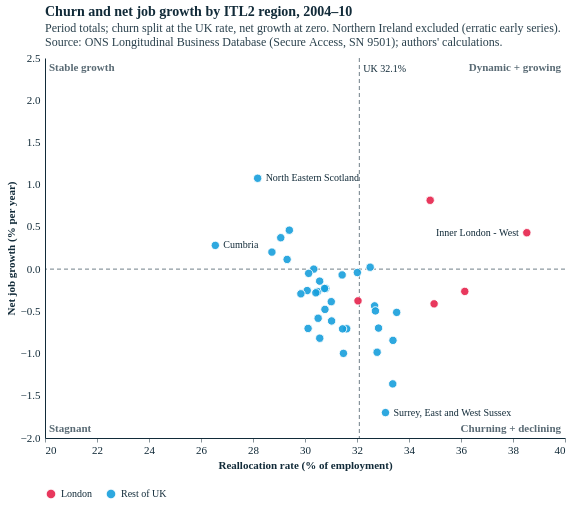

Express this chart as Vega-Lite.
### Vega-Lite specification from a JSON file in a GitHub repository (floating-point values rounded to 4 significant figures)
{"config": {"background": "#fff", "font": "Circular Std", "text": {"color": "#122b39", "font": "Circular Std", "align": "left", "dx": 7, "dy": 0, "fontSize": 11}, "view": {"stroke": null, "continuousWidth": 350, "continuousHeight": 280, "discreteWidth": 400, "discreteHeight": 300}, "bar": {"color": "#179fdb"}, "line": {"color": "#e6224b"}, "rule": {"color": "#122b39"}, "point": {"filled": true, "size": 80, "color": "#e6224b", "opacity": 0.95}, "geoshape": {"stroke": "white", "strokeWidth": 0.3}, "axis": {"labelColor": "#122b39", "labelFontSize": 11, "labelFont": "Circular Std", "tickColor": "#122b39", "tickOpacity": 0.5, "domainColor": "#122b39", "domainOpacity": 1, "gridColor": "#122b39", "gridDash": [2, 2], "gridOpacity": 0.5, "title": null, "titleColor": "#122b39", "tickSize": 4, "grid": false, "domain": true}, "axisXDiscrete": {"grid": false, "labelAngle": 0, "tickCount": 10, "tickOpacity": 0.5, "title": null}, "axisYDiscrete": {"ticks": false, "labelPadding": 5, "grid": false}, "axisXTemporal": {"grid": false, "ticks": true}, "axisXQuantitative": {"grid": false}, "axisYQuantitative": {"gridColor": "#122b39", "gridDash": [1, 5], "gridOpacity": 0.5, "ticks": false, "labelPadding": 5, "tickCount": 8, "grid": false}, "title": {"color": "#122b39", "subtitleColor": "#122b39E6", "font": "Circular Std", "subtitleFont": "Circular Std", "anchor": "start", "frame": "group", "fontSize": 14, "subtitleFontSize": 12, "subtitlePadding": 4, "offset": 0}, "legend": {"titleColor": "#122b39", "labelColor": "#122b39"}}, "layer": [{"data": {"name": "data-0b1e87ee88596353945497bde3a7a895"}, "mark": {"type": "rule", "color": "#122b39", "opacity": 0.6, "strokeDash": [4, 3]}, "encoding": {"x": {"field": "v", "scale": {"domain": [20.0, 40.0], "nice": false, "zero": false}, "type": "quantitative"}}}, {"data": {"name": "data-23d1de8f6fdef12c9f9bd74afd652fbe"}, "mark": {"type": "rule", "color": "#122b39", "opacity": 0.6, "strokeDash": [4, 3]}, "encoding": {"y": {"field": "v", "scale": {"domain": [-2.0, 2.5], "nice": false, "zero": false}, "type": "quantitative"}}}, {"data": {"name": "data-c6cc32f1952a514f3a16fa0916d710d7"}, "mark": {"type": "text", "align": "right", "baseline": "top", "color": "#122b39", "dx": -4, "dy": 4, "fontSize": 11, "fontWeight": "bold", "opacity": 0.7}, "encoding": {"text": {"field": "text", "type": "nominal"}, "x": {"field": "x", "scale": {"domain": [20.0, 40.0], "nice": false, "zero": false}, "type": "quantitative"}, "y": {"field": "y", "scale": {"domain": [-2.0, 2.5], "nice": false, "zero": false}, "type": "quantitative"}}}, {"data": {"name": "data-c48fe7e1dea1213eea5b1762eda1363e"}, "mark": {"type": "text", "align": "right", "baseline": "bottom", "color": "#122b39", "dx": -4, "dy": -4, "fontSize": 11, "fontWeight": "bold", "opacity": 0.7}, "encoding": {"text": {"field": "text", "type": "nominal"}, "x": {"field": "x", "scale": {"domain": [20.0, 40.0], "nice": false, "zero": false}, "type": "quantitative"}, "y": {"field": "y", "scale": {"domain": [-2.0, 2.5], "nice": false, "zero": false}, "type": "quantitative"}}}, {"data": {"name": "data-8273eaac7c30ee8ee21a135ec06e7d8e"}, "mark": {"type": "text", "align": "left", "baseline": "top", "color": "#122b39", "dx": 4, "dy": 4, "fontSize": 11, "fontWeight": "bold", "opacity": 0.7}, "encoding": {"text": {"field": "text", "type": "nominal"}, "x": {"field": "x", "scale": {"domain": [20.0, 40.0], "nice": false, "zero": false}, "type": "quantitative"}, "y": {"field": "y", "scale": {"domain": [-2.0, 2.5], "nice": false, "zero": false}, "type": "quantitative"}}}, {"data": {"name": "data-bd6ddeb0cd1c0eb015f27a8d2ce56dc2"}, "mark": {"type": "text", "align": "left", "baseline": "bottom", "color": "#122b39", "dx": 4, "dy": -4, "fontSize": 11, "fontWeight": "bold", "opacity": 0.7}, "encoding": {"text": {"field": "text", "type": "nominal"}, "x": {"field": "x", "scale": {"domain": [20.0, 40.0], "nice": false, "zero": false}, "type": "quantitative"}, "y": {"field": "y", "scale": {"domain": [-2.0, 2.5], "nice": false, "zero": false}, "type": "quantitative"}}}, {"data": {"name": "data-aa20257f919e4db3e2b16855213f4017"}, "mark": {"type": "circle", "opacity": 0.9, "size": 70, "stroke": "white", "strokeWidth": 1}, "encoding": {"color": {"field": "group", "legend": {"orient": "bottom", "title": null}, "scale": {"domain": ["London", "Rest of UK"], "range": ["#e6224b", "#179fdb"]}, "type": "nominal"}, "tooltip": [{"field": "itl2_name", "title": "Region", "type": "nominal"}, {"field": "realloc", "format": ".1f", "title": "Reallocation (%)", "type": "quantitative"}, {"field": "net", "format": ".2f", "title": "Net growth (%/yr)", "type": "quantitative"}, {"field": "quadrant", "type": "nominal"}], "x": {"field": "realloc", "scale": {"domain": [20.0, 40.0], "nice": false, "zero": false}, "title": "Reallocation rate (% of employment)", "type": "quantitative"}, "y": {"field": "net", "scale": {"domain": [-2.0, 2.5], "nice": false, "zero": false}, "title": "Net job growth (% per year)", "type": "quantitative"}}}, {"data": {"name": "data-ef28450e28967e906bd41fc411f8c981"}, "mark": {"type": "text", "align": "left", "color": "#122b39", "dx": 8, "dy": 0.0, "fontSize": 10}, "encoding": {"text": {"field": "itl2_name", "type": "nominal"}, "x": {"field": "realloc", "scale": {"domain": [20.0, 40.0], "nice": false, "zero": false}, "type": "quantitative"}, "y": {"field": "net", "scale": {"domain": [-2.0, 2.5], "nice": false, "zero": false}, "type": "quantitative"}}}, {"data": {"name": "data-2db378bf4cb1214a544493e8ed54384f"}, "mark": {"type": "text", "align": "right", "color": "#122b39", "dx": -8, "dy": 0.0, "fontSize": 10}, "encoding": {"text": {"field": "itl2_name", "type": "nominal"}, "x": {"field": "realloc", "scale": {"domain": [20.0, 40.0], "nice": false, "zero": false}, "type": "quantitative"}, "y": {"field": "net", "scale": {"domain": [-2.0, 2.5], "nice": false, "zero": false}, "type": "quantitative"}}}, {"data": {"name": "data-2910f9f9bcfcbfd32afe564c3d0c1e76"}, "mark": {"type": "text", "align": "left", "color": "#122b39", "dx": 8, "dy": 0.0, "fontSize": 10}, "encoding": {"text": {"field": "itl2_name", "type": "nominal"}, "x": {"field": "realloc", "scale": {"domain": [20.0, 40.0], "nice": false, "zero": false}, "type": "quantitative"}, "y": {"field": "net", "scale": {"domain": [-2.0, 2.5], "nice": false, "zero": false}, "type": "quantitative"}}}, {"data": {"name": "data-2f8831836aa52549900fcb56579a633e"}, "mark": {"type": "text", "align": "left", "color": "#122b39", "dx": 8, "dy": 0.0, "fontSize": 10}, "encoding": {"text": {"field": "itl2_name", "type": "nominal"}, "x": {"field": "realloc", "scale": {"domain": [20.0, 40.0], "nice": false, "zero": false}, "type": "quantitative"}, "y": {"field": "net", "scale": {"domain": [-2.0, 2.5], "nice": false, "zero": false}, "type": "quantitative"}}}, {"data": {"name": "data-3e0facc9cc9f95d08f50234bdf673da9"}, "mark": {"type": "text", "align": "left", "baseline": "top", "color": "#122b39", "dx": 4, "dy": 6, "fontSize": 10}, "encoding": {"text": {"value": "UK 32.1%"}, "x": {"field": "v", "scale": {"domain": [20.0, 40.0], "nice": false, "zero": false}, "type": "quantitative"}, "y": {"field": "y", "scale": {"domain": [-2.0, 2.5], "nice": false, "zero": false}, "type": "quantitative"}}}], "title": {"text": "Churn and net job growth by ITL2 region, 2004–10", "subtitle": ["Period totals; churn split at the UK rate, net growth at zero. Northern Ireland excluded (erratic early series). ", "Source: ONS Longitudinal Business Database (Secure Access, SN 9501); authors' calculations."]}, "$schema": "https://vega.github.io/schema/vega-lite/v5.20.1.json", "datasets": {"data-0b1e87ee88596353945497bde3a7a895": [{"v": 32.09}], "data-23d1de8f6fdef12c9f9bd74afd652fbe": [{"v": 0.0}], "data-c6cc32f1952a514f3a16fa0916d710d7": [{"x": 40.0, "y": 2.5, "text": "Dynamic + growing", "align": "right", "baseline": "top"}], "data-c48fe7e1dea1213eea5b1762eda1363e": [{"x": 40.0, "y": -2.0, "text": "Churning + declining", "align": "right", "baseline": "bottom"}], "data-8273eaac7c30ee8ee21a135ec06e7d8e": [{"x": 20.0, "y": 2.5, "text": "Stable growth", "align": "left", "baseline": "top"}], "data-bd6ddeb0cd1c0eb015f27a8d2ce56dc2": [{"x": 20.0, "y": -2.0, "text": "Stagnant", "align": "left", "baseline": "bottom"}], "data-aa20257f919e4db3e2b16855213f4017": [{"itl2_code": "TLC1", "itl2_name": "Tees Valley and Durham", "realloc": 31.01, "net": -0.3856, "period": "2004–10", "uk_realloc": 32.09, "uk_net": -0.3135, "quadrant": "Stagnant", "realloc_rel": -1.079, "net_rel": -0.07209, "quadrant_rel": "Stagnant", "group": "Rest of UK"}, {"itl2_code": "TLC2", "itl2_name": "Northumberland, and Tyne and Wear", "realloc": 31.6, "net": -0.7066, "period": "2004–10", "uk_realloc": 32.09, "uk_net": -0.3135, "quadrant": "Stagnant", "realloc_rel": -0.4858, "net_rel": -0.3931, "quadrant_rel": "Stagnant", "group": "Rest of UK"}, {"itl2_code": "TLD1", "itl2_name": "Cumbria", "realloc": 26.55, "net": 0.2811, "period": "2004–10", "uk_realloc": 32.09, "uk_net": -0.3135, "quadrant": "Stable growth", "realloc_rel": -5.539, "net_rel": 0.5946, "quadrant_rel": "Stable growth", "group": "Rest of UK"}, {"itl2_code": "TLD3", "itl2_name": "Greater Manchester", "realloc": 32.68, "net": -0.4352, "period": "2004–10", "uk_realloc": 32.09, "uk_net": -0.3135, "quadrant": "Churning + declining", "realloc_rel": 0.5866, "net_rel": -0.1217, "quadrant_rel": "Churning + declining", "group": "Rest of UK"}, {"itl2_code": "TLD4", "itl2_name": "Lancashire", "realloc": 30.34, "net": -0.0001113, "period": "2004–10", "uk_realloc": 32.09, "uk_net": -0.3135, "quadrant": "Stagnant", "realloc_rel": -1.752, "net_rel": 0.3134, "quadrant_rel": "Stable growth", "group": "Rest of UK"}, {"itl2_code": "TLD6", "itl2_name": "Cheshire", "realloc": 32.51, "net": 0.02243, "period": "2004–10", "uk_realloc": 32.09, "uk_net": -0.3135, "quadrant": "Dynamic + growing", "realloc_rel": 0.4172, "net_rel": 0.3359, "quadrant_rel": "Dynamic + growing", "group": "Rest of UK"}, {"itl2_code": "TLD7", "itl2_name": "Merseyside", "realloc": 31.48, "net": -0.9976, "period": "2004–10", "uk_realloc": 32.09, "uk_net": -0.3135, "quadrant": "Stagnant", "realloc_rel": -0.6108, "net_rel": -0.6841, "quadrant_rel": "Stagnant", "group": "Rest of UK"}, {"itl2_code": "TLE1", "itl2_name": "East Yorkshire and Northern Lincolnshire", "realloc": 30.09, "net": -0.254, "period": "2004–10", "uk_realloc": 32.09, "uk_net": -0.3135, "quadrant": "Stagnant", "realloc_rel": -2.004, "net_rel": 0.0595, "quadrant_rel": "Stable growth", "group": "Rest of UK"}, {"itl2_code": "TLE2", "itl2_name": "North Yorkshire", "realloc": 30.77, "net": -0.477, "period": "2004–10", "uk_realloc": 32.09, "uk_net": -0.3135, "quadrant": "Stagnant", "realloc_rel": -1.322, "net_rel": -0.1635, "quadrant_rel": "Stagnant", "group": "Rest of UK"}, {"itl2_code": "TLE3", "itl2_name": "South Yorkshire", "realloc": 30.8, "net": -0.2286, "period": "2004–10", "uk_realloc": 32.09, "uk_net": -0.3135, "quadrant": "Stagnant", "realloc_rel": -1.289, "net_rel": 0.08485, "quadrant_rel": "Stable growth", "group": "Rest of UK"}, {"itl2_code": "TLE4", "itl2_name": "West Yorkshire", "realloc": 32.71, "net": -0.495, "period": "2004–10", "uk_realloc": 32.09, "uk_net": -0.3135, "quadrant": "Churning + declining", "realloc_rel": 0.619, "net_rel": -0.1815, "quadrant_rel": "Churning + declining", "group": "Rest of UK"}, {"itl2_code": "TLF1", "itl2_name": "Derbyshire and Nottinghamshire", "realloc": 30.12, "net": -0.7028, "period": "2004–10", "uk_realloc": 32.09, "uk_net": -0.3135, "quadrant": "Stagnant", "realloc_rel": -1.971, "net_rel": -0.3893, "quadrant_rel": "Stagnant", "group": "Rest of UK"}, {"itl2_code": "TLF2", "itl2_name": "Leicestershire, Rutland and Northamptonshire", "realloc": 31.43, "net": -0.06879, "period": "2004–10", "uk_realloc": 32.09, "uk_net": -0.3135, "quadrant": "Stagnant", "realloc_rel": -0.6607, "net_rel": 0.2447, "quadrant_rel": "Stable growth", "group": "Rest of UK"}, {"itl2_code": "TLF3", "itl2_name": "Lincolnshire", "realloc": 30.56, "net": -0.1425, "period": "2004–10", "uk_realloc": 32.09, "uk_net": -0.3135, "quadrant": "Stagnant", "realloc_rel": -1.525, "net_rel": 0.171, "quadrant_rel": "Stable growth", "group": "Rest of UK"}, {"itl2_code": "TLG1", "itl2_name": "Herefordshire, Worcestershire and Warwickshire", "realloc": 30.49, "net": -0.2662, "period": "2004–10", "uk_realloc": 32.09, "uk_net": -0.3135, "quadrant": "Stagnant", "realloc_rel": -1.602, "net_rel": 0.04731, "quadrant_rel": "Stable growth", "group": "Rest of UK"}, {"itl2_code": "TLG2", "itl2_name": "Shropshire and Staffordshire", "realloc": 30.51, "net": -0.5821, "period": "2004–10", "uk_realloc": 32.09, "uk_net": -0.3135, "quadrant": "Stagnant", "realloc_rel": -1.584, "net_rel": -0.2686, "quadrant_rel": "Stagnant", "group": "Rest of UK"}, {"itl2_code": "TLG3", "itl2_name": "West Midlands", "realloc": 33.38, "net": -1.359, "period": "2004–10", "uk_realloc": 32.09, "uk_net": -0.3135, "quadrant": "Churning + declining", "realloc_rel": 1.286, "net_rel": -1.046, "quadrant_rel": "Churning + declining", "group": "Rest of UK"}, {"itl2_code": "TLH1", "itl2_name": "East Anglia", "realloc": 29.84, "net": -0.2925, "period": "2004–10", "uk_realloc": 32.09, "uk_net": -0.3135, "quadrant": "Stagnant", "realloc_rel": -2.248, "net_rel": 0.02103, "quadrant_rel": "Stable growth", "group": "Rest of UK"}, {"itl2_code": "TLH2", "itl2_name": "Bedfordshire and Hertfordshire", "realloc": 33.53, "net": -0.5125, "period": "2004–10", "uk_realloc": 32.09, "uk_net": -0.3135, "quadrant": "Churning + declining", "realloc_rel": 1.436, "net_rel": -0.199, "quadrant_rel": "Churning + declining", "group": "Rest of UK"}, {"itl2_code": "TLH3", "itl2_name": "Essex", "realloc": 31.45, "net": -0.7076, "period": "2004–10", "uk_realloc": 32.09, "uk_net": -0.3135, "quadrant": "Stagnant", "realloc_rel": -0.6444, "net_rel": -0.3941, "quadrant_rel": "Stagnant", "group": "Rest of UK"}, {"itl2_code": "TLI3", "itl2_name": "Inner London - West", "realloc": 38.53, "net": 0.431, "period": "2004–10", "uk_realloc": 32.09, "uk_net": -0.3135, "quadrant": "Dynamic + growing", "realloc_rel": 6.441, "net_rel": 0.7445, "quadrant_rel": "Dynamic + growing", "group": "London"}, {"itl2_code": "TLI4", "itl2_name": "Inner London - East", "realloc": 34.81, "net": 0.8149, "period": "2004–10", "uk_realloc": 32.09, "uk_net": -0.3135, "quadrant": "Dynamic + growing", "realloc_rel": 2.725, "net_rel": 1.128, "quadrant_rel": "Dynamic + growing", "group": "London"}, {"itl2_code": "TLI5", "itl2_name": "Outer London - East and North East", "realloc": 32.04, "net": -0.3759, "period": "2004–10", "uk_realloc": 32.09, "uk_net": -0.3135, "quadrant": "Stagnant", "realloc_rel": -0.05144, "net_rel": -0.06238, "quadrant_rel": "Stagnant", "group": "London"}, {"itl2_code": "TLI6", "itl2_name": "Outer London - South", "realloc": 36.15, "net": -0.2639, "period": "2004–10", "uk_realloc": 32.09, "uk_net": -0.3135, "quadrant": "Churning + declining", "realloc_rel": 4.056, "net_rel": 0.04954, "quadrant_rel": "Dynamic + growing", "group": "London"}, {"itl2_code": "TLI7", "itl2_name": "Outer London - West and North West", "realloc": 34.97, "net": -0.4112, "period": "2004–10", "uk_realloc": 32.09, "uk_net": -0.3135, "quadrant": "Churning + declining", "realloc_rel": 2.876, "net_rel": -0.09774, "quadrant_rel": "Churning + declining", "group": "London"}, {"itl2_code": "TLJ1", "itl2_name": "Berkshire, Buckinghamshire and Oxfordshire", "realloc": 32.77, "net": -0.9845, "period": "2004–10", "uk_realloc": 32.09, "uk_net": -0.3135, "quadrant": "Churning + declining", "realloc_rel": 0.6844, "net_rel": -0.671, "quadrant_rel": "Churning + declining", "group": "Rest of UK"}, {"itl2_code": "TLJ2", "itl2_name": "Surrey, East and West Sussex", "realloc": 33.1, "net": -1.699, "period": "2004–10", "uk_realloc": 32.09, "uk_net": -0.3135, "quadrant": "Churning + declining", "realloc_rel": 1.006, "net_rel": -1.386, "quadrant_rel": "Churning + declining", "group": "Rest of UK"}, {"itl2_code": "TLJ3", "itl2_name": "Hampshire and Isle of Wight", "realloc": 31.02, "net": -0.614, "period": "2004–10", "uk_realloc": 32.09, "uk_net": -0.3135, "quadrant": "Stagnant", "realloc_rel": -1.067, "net_rel": -0.3005, "quadrant_rel": "Stagnant", "group": "Rest of UK"}, {"itl2_code": "TLJ4", "itl2_name": "Kent", "realloc": 32.83, "net": -0.6984, "period": "2004–10", "uk_realloc": 32.09, "uk_net": -0.3135, "quadrant": "Churning + declining", "realloc_rel": 0.7389, "net_rel": -0.3849, "quadrant_rel": "Churning + declining", "group": "Rest of UK"}, {"itl2_code": "TLK1", "itl2_name": "Gloucestershire, Wiltshire and Bath/Bristol area", "realloc": 32.01, "net": -0.0403, "period": "2004–10", "uk_realloc": 32.09, "uk_net": -0.3135, "quadrant": "Stagnant", "realloc_rel": -0.07577, "net_rel": 0.2732, "quadrant_rel": "Stable growth", "group": "Rest of UK"}, {"itl2_code": "TLK2", "itl2_name": "Dorset and Somerset", "realloc": 28.73, "net": 0.2014, "period": "2004–10", "uk_realloc": 32.09, "uk_net": -0.3135, "quadrant": "Stable growth", "realloc_rel": -3.362, "net_rel": 0.5149, "quadrant_rel": "Stable growth", "group": "Rest of UK"}, {"itl2_code": "TLK3", "itl2_name": "Cornwall and Isles of Scilly", "realloc": 30.57, "net": -0.8184, "period": "2004–10", "uk_realloc": 32.09, "uk_net": -0.3135, "quadrant": "Stagnant", "realloc_rel": -1.523, "net_rel": -0.5049, "quadrant_rel": "Stagnant", "group": "Rest of UK"}, {"itl2_code": "TLK4", "itl2_name": "Devon", "realloc": 30.14, "net": -0.05043, "period": "2004–10", "uk_realloc": 32.09, "uk_net": -0.3135, "quadrant": "Stagnant", "realloc_rel": -1.95, "net_rel": 0.2631, "quadrant_rel": "Stable growth", "group": "Rest of UK"}, {"itl2_code": "TLL1", "itl2_name": "West Wales and The Valleys", "realloc": 29.07, "net": 0.3718, "period": "2004–10", "uk_realloc": 32.09, "uk_net": -0.3135, "quadrant": "Stable growth", "realloc_rel": -3.022, "net_rel": 0.6853, "quadrant_rel": "Stable growth", "group": "Rest of UK"}, {"itl2_code": "TLL2", "itl2_name": "East Wales", "realloc": 30.75, "net": -0.2295, "period": "2004–10", "uk_realloc": 32.09, "uk_net": -0.3135, "quadrant": "Stagnant", "realloc_rel": -1.337, "net_rel": 0.08399, "quadrant_rel": "Stable growth", "group": "Rest of UK"}, {"itl2_code": "TLM5", "itl2_name": "North Eastern Scotland", "realloc": 28.18, "net": 1.076, "period": "2004–10", "uk_realloc": 32.09, "uk_net": -0.3135, "quadrant": "Stable growth", "realloc_rel": -3.911, "net_rel": 1.389, "quadrant_rel": "Stable growth", "group": "Rest of UK"}, {"itl2_code": "TLM6", "itl2_name": "Highlands and Islands", "realloc": 29.31, "net": 0.1145, "period": "2004–10", "uk_realloc": 32.09, "uk_net": -0.3135, "quadrant": "Stable growth", "realloc_rel": -2.777, "net_rel": 0.4279, "quadrant_rel": "Stable growth", "group": "Rest of UK"}, {"itl2_code": "TLM7", "itl2_name": "Eastern Scotland", "realloc": 30.42, "net": -0.2806, "period": "2004–10", "uk_realloc": 32.09, "uk_net": -0.3135, "quadrant": "Stagnant", "realloc_rel": -1.672, "net_rel": 0.03288, "quadrant_rel": "Stable growth", "group": "Rest of UK"}, {"itl2_code": "TLM8", "itl2_name": "West Central Scotland", "realloc": 33.38, "net": -0.844, "period": "2004–10", "uk_realloc": 32.09, "uk_net": -0.3135, "quadrant": "Churning + declining", "realloc_rel": 1.294, "net_rel": -0.5305, "quadrant_rel": "Churning + declining", "group": "Rest of UK"}, {"itl2_code": "TLM9", "itl2_name": "Southern Scotland", "realloc": 29.4, "net": 0.461, "period": "2004–10", "uk_realloc": 32.09, "uk_net": -0.3135, "quadrant": "Stable growth", "realloc_rel": -2.692, "net_rel": 0.7745, "quadrant_rel": "Stable growth", "group": "Rest of UK"}], "data-ef28450e28967e906bd41fc411f8c981": [{"itl2_code": "TLM5", "itl2_name": "North Eastern Scotland", "realloc": 28.18, "net": 1.076, "period": "2004–10", "uk_realloc": 32.09, "uk_net": -0.3135, "quadrant": "Stable growth", "realloc_rel": -3.911, "net_rel": 1.389, "quadrant_rel": "Stable growth", "px": 212.7, "py": 120.3, "right": false, "dy": 0}], "data-2db378bf4cb1214a544493e8ed54384f": [{"itl2_code": "TLI3", "itl2_name": "Inner London - West", "realloc": 38.53, "net": 0.431, "period": "2004–10", "uk_realloc": 32.09, "uk_net": -0.3135, "quadrant": "Dynamic + growing", "realloc_rel": 6.441, "net_rel": 0.7445, "quadrant_rel": "Dynamic + growing", "px": 481.8, "py": 174.7, "right": true, "dy": 0}], "data-2910f9f9bcfcbfd32afe564c3d0c1e76": [{"itl2_code": "TLD1", "itl2_name": "Cumbria", "realloc": 26.55, "net": 0.2811, "period": "2004–10", "uk_realloc": 32.09, "uk_net": -0.3135, "quadrant": "Stable growth", "realloc_rel": -5.539, "net_rel": 0.5946, "quadrant_rel": "Stable growth", "px": 170.3, "py": 187.4, "right": false, "dy": 0}], "data-2f8831836aa52549900fcb56579a633e": [{"itl2_code": "TLJ2", "itl2_name": "Surrey, East and West Sussex", "realloc": 33.1, "net": -1.699, "period": "2004–10", "uk_realloc": 32.09, "uk_net": -0.3135, "quadrant": "Churning + declining", "realloc_rel": 1.006, "net_rel": -1.386, "quadrant_rel": "Churning + declining", "px": 340.5, "py": 354.6, "right": false, "dy": 0}], "data-3e0facc9cc9f95d08f50234bdf673da9": [{"v": 32.09, "y": 2.5}]}, "width": 520, "height": 380}
